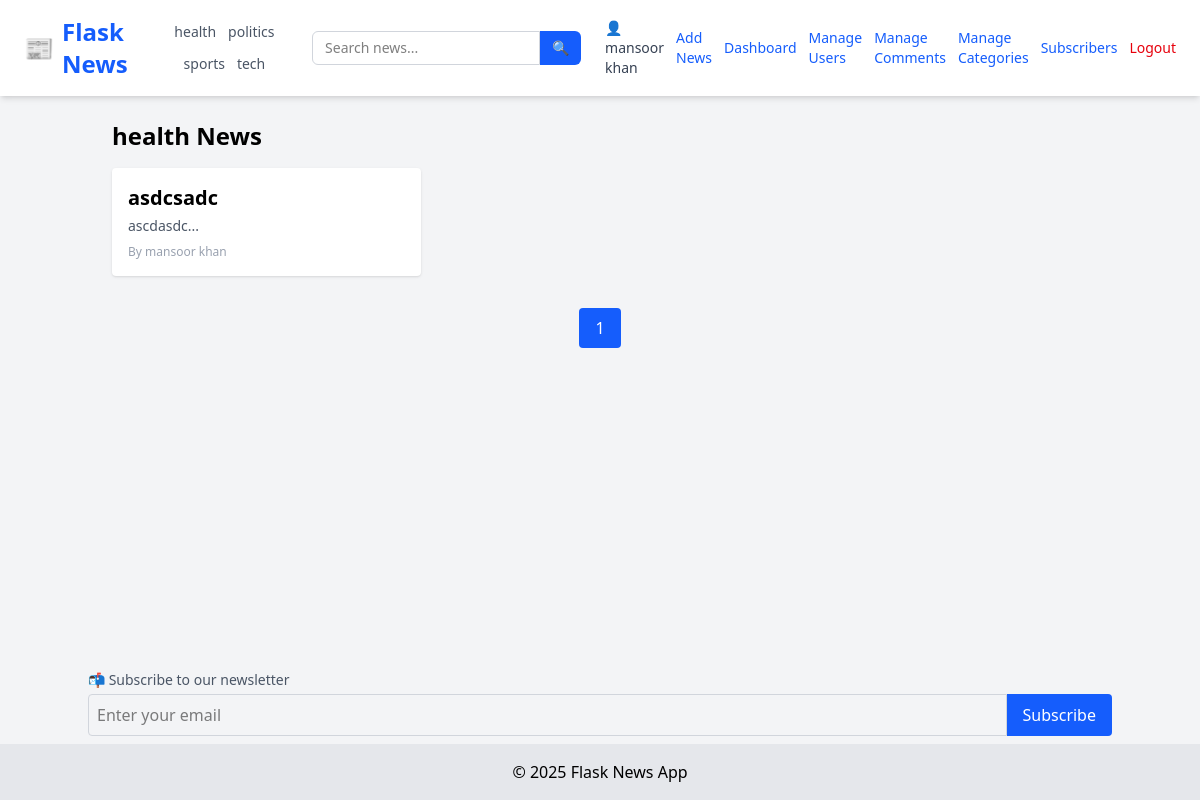
The page /category/health (signed in) on the database as committed earlier.
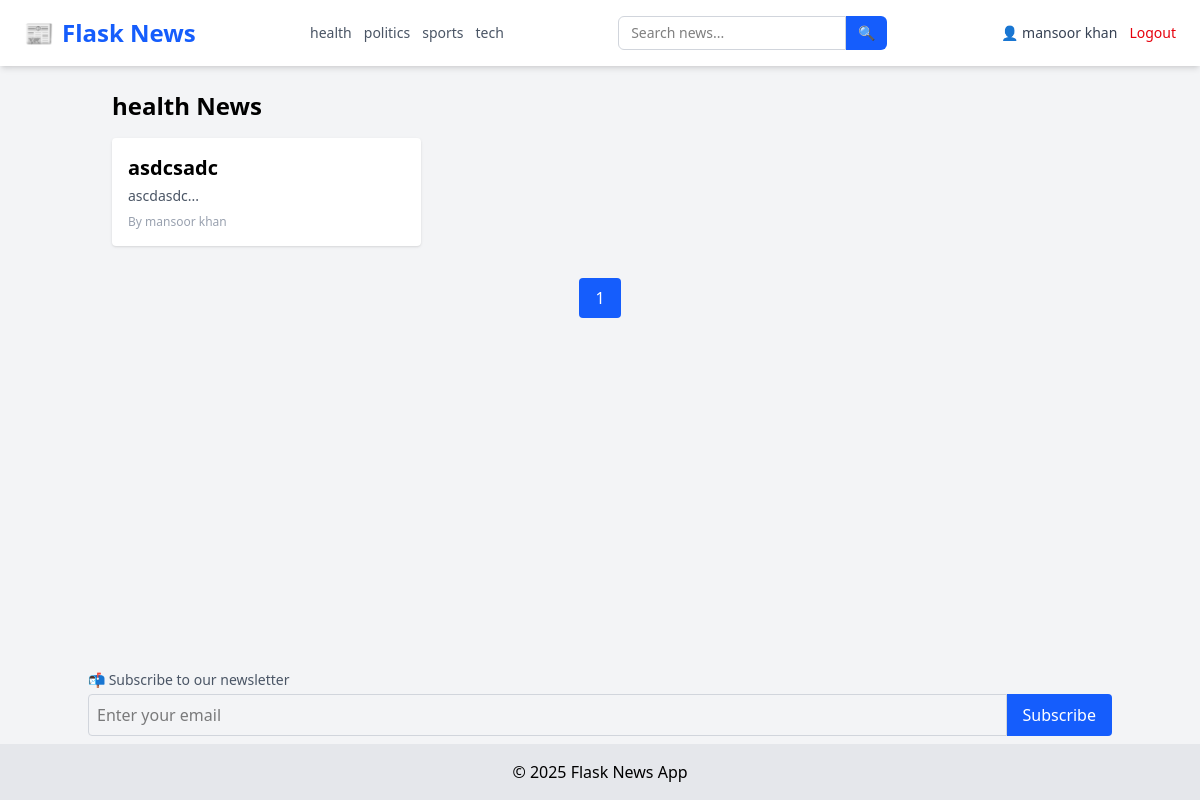
The same page on the database as committed later.
### app/routes.py (the view)
@main.route('/category/<name>')
def filter_by_category(name):
    page = request.args.get('page', 1, type=int)
    per_page = 6
    offset = (page - 1) * per_page
    conn = sqlite3.connect(current_app.config['DATABASE'])
    c = conn.cursor()
    c.execute('''
        SELECT COUNT(*) FROM news
        JOIN categories ON news.category_id = categories.id
        WHERE categories.name = ?
    ''', (name,))
    total = c.fetchone()[0]
    c.execute('''
        SELECT news.id, news.title, news.content, news.image, users.username, categories.name
        FROM news
        JOIN users ON news.author_id = users.id
        JOIN categories ON news.category_id = categories.id
        WHERE categories.name = ?
        ORDER BY news.id DESC
        LIMIT ? OFFSET ?
    ''', (name, per_page, offset))
    articles = c.fetchall()
    conn.close()
    total_pages = (total + per_page - 1) // per_page
    return render_template(
        'category.html',
        articles=articles,
        category=name,
        page=page,
        total_pages=total_pages
    )

### app/__init__.py (called while the page is built)
def create_app():
    app = Flask(__name__, instance_relative_config=True)
    app.config.from_object('config.Config')
    from app.routes import main
    app.register_blueprint(main)
    from app.admin_routes import admin
    app.register_blueprint(admin)
    from app.user_routes import user
    app.register_blueprint(user)
    init_db(app)
    login_manager.init_app(app)
    @login_manager.user_loader
    def user_loader(user_id):
        return load_user(user_id)
    @app.context_processor
    def inject_now():
        return {'now': datetime.now}
    @app.context_processor
    def inject_categories():
        conn = sqlite3.connect(current_app.config['DATABASE'])
        c = conn.cursor()
        c.execute("SELECT id, name FROM categories ORDER BY name ASC")
        categories = c.fetchall()
        conn.close()
        return {'categories': categories}
    return app

### app/models.py (called while the page is built)
def load_user(user_id):
    conn = sqlite3.connect(current_app.config['DATABASE'])
    c = conn.cursor()
    c.execute("SELECT id, username,email, role FROM users WHERE id = ?", (user_id,))
    row = c.fetchone()
    conn.close()
    if row:
        return User(*row)
    return None

### app/templates/category.html (shortened to what this page needs)
{% extends "layout.html" %} {% block title %}{{ category }} News{% endblock %}
{% block content %}
<h2 class="text-2xl font-bold mb-4">{{ category }} News</h2>
{% if articles %}
<div class="grid grid-cols-1 md:grid-cols-2 lg:grid-cols-3 gap-6">
  {% for article in articles %}
  <a href="{{ url_for('main.view_news', id=article[0]) }}">
    <div class="bg-white rounded shadow p-4 hover:shadow-lg transition">
      <h2 class="text-xl font-semibold">{{ article[1] }}</h2>
      <p class="text-gray-600 text-sm mt-1 mb-2">{{ article[2][:150] }}...</p>
      <p class="text-xs text-gray-400">By {{ article[4] }}</p>
    </div>
  </a>
  {% endfor %}
</div>
{% else %}
<p>No news found in this category.</p>
{% endif %}
<div class="flex justify-center mt-8 space-x-4">
  <span class="px-4 py-2 bg-blue-600 text-white rounded">{{ page }}</span>
</div>
{% endblock %}

### app/templates/layout.html (shortened to what this page needs)
<!DOCTYPE html>
<html lang="en">
  <head>
    <link
      rel="stylesheet"
      href="https://cdnjs.cloudflare.com/ajax/libs/font-awesome/4.7.0/css/font-awesome.min.css"
    />
    <script src="https://cdn.jsdelivr.net/npm/@tailwindcss/browser@4"></script>
  </head>
  <body class="bg-gray-100 min-h-screen flex flex-col">
    <nav
      class="bg-white shadow-md px-6 py-4 flex flex-wrap md:flex-nowrap justify-between items-center"
    >
      <a
        href="/"
        class="text-2xl font-extrabold text-blue-600 flex items-center gap-2"
      >
        📰 <span>Flask News</span>
      </a>
      <div
        class="flex flex-wrap justify-center gap-3 mt-4 md:mt-0 md:ml-6 text-sm text-gray-600 font-medium"
      >
        {% for cat in categories %}
        <a
          href="{{ url_for('main.filter_by_category', name=cat[1]) }}"
          class="hover:text-blue-600 transition-colors"
        >
          {{ cat[1] }}
        </a>
        {% endfor %}
      </div>
      <form
        method="GET"
        action="{{ url_for('main.search') }}"
        class="flex mt-4 md:mt-0 md:ml-6"
      >
        <input
          type="text"
          name="q"
          placeholder="Search news..."
          required
          class="px-3 py-1.5 border rounded-l-md border-gray-300 focus:outline-none focus:ring focus:border-blue-500 text-sm"
        />
        <button
          type="submit"
          class="px-3 py-1.5 bg-blue-600 text-white rounded-r-md text-sm hover:bg-blue-700 transition-colors"
        >
          🔍
        </button>
      </form>
      <div class="flex items-center gap-3 mt-4 md:mt-0 md:ml-6 text-sm">
        {% if current_user.is_authenticated %}
        <a href="{{ url_for('user.user_profile', email=current_user.email) }}"
          ><span class="text-gray-700">👤 {{ current_user.username }}</span></a
        >
        {% if current_user.role == 'admin' %}
        <a href="/add" class="text-blue-600 hover:underline">Add News</a>
        <a
          href="{{url_for('admin.dashboard')}}"
          class="text-blue-600 hover:underline"
          >Dashboard</a
        >
        <a
          href="{{ url_for('admin.manage_users') }}"
          class="text-blue-600 hover:underline"
          >Manage Users</a
        >
        <a
          href="{{ url_for('admin.manage_comments') }}"
          class="text-blue-600 hover:underline"
        >
          Manage Comments</a
        >
        <a
          href="{{ url_for('admin.manage_categories') }}"
          class="text-blue-600 hover:underline"
        >
          Manage Categories</a
        >
        <a
          href="{{ url_for('admin.view_subscribers') }}"
          class="text-blue-600 hover:underline"
          >Subscribers</a
        >
        {% endif %}
        <a href="/logout" class="text-red-600 hover:underline">Logout</a>
        {% else %}
        <a href="/login" class="text-blue-600 hover:underline">Login</a>
        <a href="/register" class="text-blue-600 hover:underline">Register</a>
        {% endif %}
      </div>
    </nav>
    <main class="flex-grow container mx-auto p-6">
       {% block content %}{% endblock %}
    </main>
    <div class="container mx-auto mb-2">
      <form action="{{ url_for('user.subscribe') }}" method="POST" class="mt-4">
        <label class="block text-sm text-gray-600 mb-1"
          >📬 Subscribe to our newsletter</label
        >
        <div class="flex">
          <input
            type="email"
            name="email"
            required
            placeholder="Enter your email"
            class="w-full p-2 rounded-l border border-gray-300"
          />
          <button type="submit" class="bg-blue-600 text-white px-4 rounded-r">
            Subscribe
          </button>
        </div>
      </form>
    </div>
    <footer class="bg-gray-200 text-center py-4">
      &copy; {{ now().year }} Flask News App
    </footer>
  </body>
</html>

Rows that differ between the two databases and show on the page:
changed users "mansoor khan": role "admin" → "user" (drawn)
Other text that changed with them:
text no longer shown: "Add News Dashboard Manage Users Manage Comments Manage Categories Subscribers"
